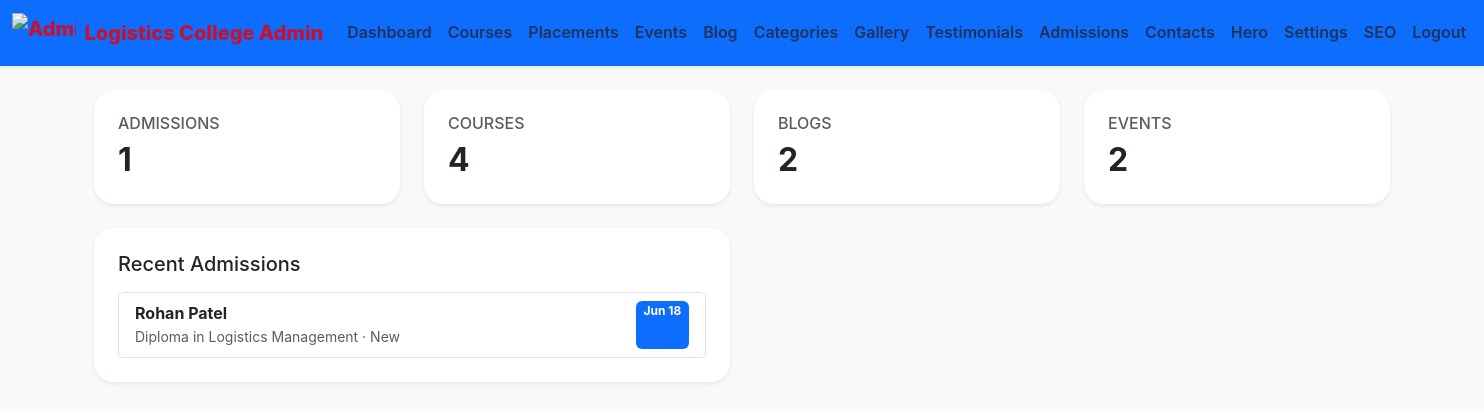
Page /admin/dashboard.php (signed in) on the committed database.
### tables this page shows
CREATE TABLE admissions (
  id INT UNSIGNED AUTO_INCREMENT PRIMARY KEY,
  name VARCHAR(150) NOT NULL,
  mobile VARCHAR(50) NOT NULL,
  email VARCHAR(150) NOT NULL,
  city VARCHAR(100) NOT NULL,
  state VARCHAR(100) NOT NULL,
  course_interested VARCHAR(255) NOT NULL,
  qualification VARCHAR(255) NOT NULL,
  message TEXT DEFAULT NULL,
  status ENUM('New','Contacted','Interested','Admitted','Rejected') NOT NULL DEFAULT 'New',
  notes TEXT DEFAULT NULL,
  created_at DATETIME NOT NULL DEFAULT CURRENT_TIMESTAMP,
  updated_at DATETIME NULL DEFAULT NULL
);

### includes/functions.php (called while the page is built, shortened)
<?php
function e($value) {
    return htmlspecialchars($value, ENT_QUOTES, 'UTF-8');
}

### admin/dashboard.php (the view, shortened to what this page needs)
<?php
require_once __DIR__ . '/../config/config.php';
$stats = [
    'admissions' => $pdo->query('SELECT COUNT(*) FROM admissions')->fetchColumn(),
    'courses' => $pdo->query('SELECT COUNT(*) FROM courses')->fetchColumn(),
    'blogs' => $pdo->query('SELECT COUNT(*) FROM blogs')->fetchColumn(),
    'events' => $pdo->query('SELECT COUNT(*) FROM events')->fetchColumn(),
];
$recentAdmissions = $pdo->query('SELECT * FROM admissions ORDER BY created_at DESC LIMIT 5')->fetchAll();
require_once __DIR__ . '/../includes/admin_header.php';
?>
<div class="row g-4">
    <?php foreach ($stats as $label => $value): ?>
        <div class="col-md-3">
            <div class="card shadow-sm border-0 p-4 h-100">
                <h6 class="text-uppercase text-muted mb-2"><?= e(ucfirst($label)) ?></h6>
                <h2 class="fw-bold mb-0"><?= e($value) ?></h2>
            </div>
        </div>
    <?php endforeach; ?>
</div>
<div class="row mt-4">
    <div class="col-lg-6">
        <div class="card shadow-sm border-0 p-4">
            <h5 class="mb-3">Recent Admissions</h5>
            <div class="list-group">
                <?php foreach ($recentAdmissions as $app): ?>
                    <div class="list-group-item">
                        <div class="d-flex justify-content-between">
                            <div>
                                <strong><?= e($app['name']) ?></strong>
                                <div class="text-muted small"><?= e($app['course_interested']) ?> · <?= e($app['status']) ?></div>
                            </div>
                            <span class="badge bg-primary"><?= e(date('M j', strtotime($app['created_at']))) ?></span>
                        </div>
                    </div>
                <?php endforeach; ?>
            </div>
        </div>
    </div>
</div>
<?php require_once __DIR__ . '/../includes/admin_footer.php';

### assets/css/style.css (style rules this page uses)
:root { --primary: #c8102e; --secondary: #ffcc00; --surface: #ffffff; --muted: #6b7280; --bg: #f4f7fb; --border: rgba(9, 31, 59, 0.08); }
* { box-sizing: border-box; }
body { font-family: 'Inter', sans-serif; background: var(--bg); color: #1f2937; line-height: 1.6; }
.card { border: 1px solid var(--border); border-radius: 1.25rem; }

### rows in the picture
admissions: name "Rohan Patel", course_interested "Diploma in Logistics Management", status "New", created_at "Jun 18"

### other values in the picture
$label "ADMISSIONS"
$value "1"
$label "COURSES"
$value "4"
$label "BLOGS"
$value "2"
$label "EVENTS"
